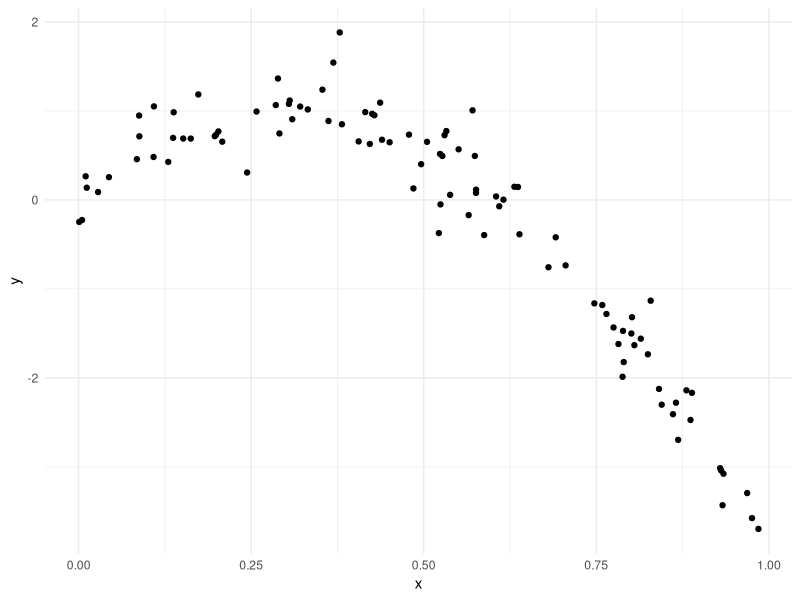
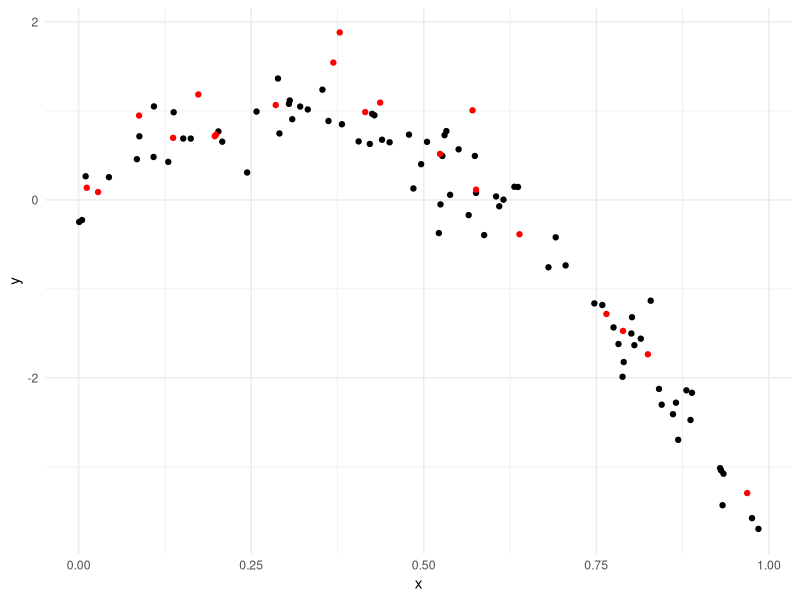
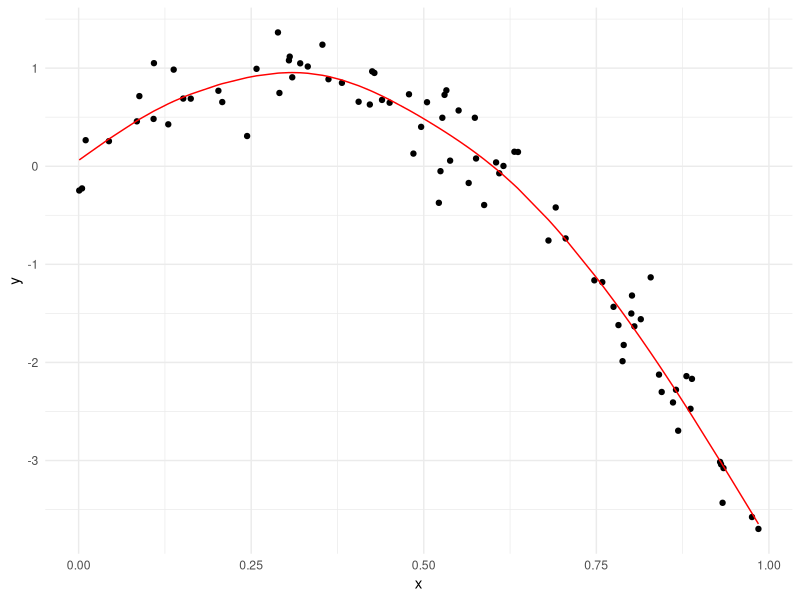
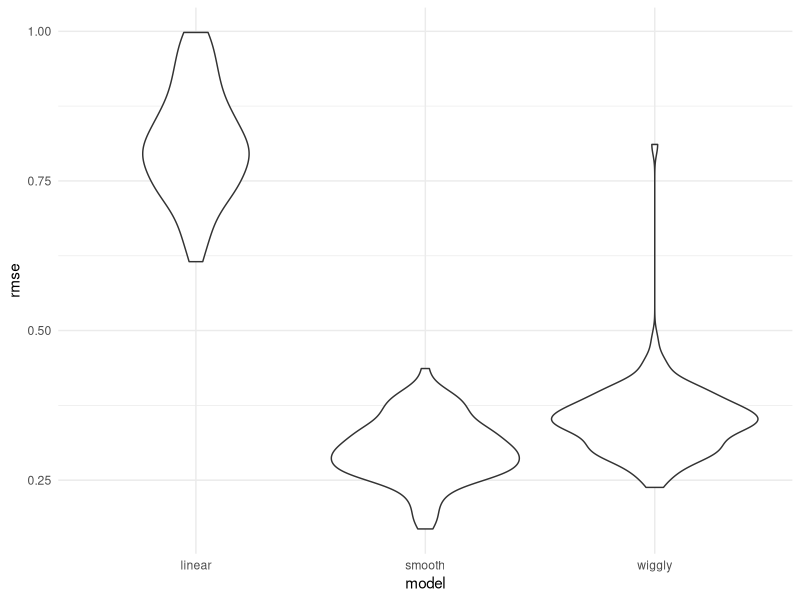

Source code (R) for these figures, in order:
## ---- chunk 1
library(tidyverse)
library(mgcv)
library(viridis)
library(modelr)

knitr::opts_chunk$set(
  echo = TRUE,
  warning = FALSE,
  fig.width = 8,
  fig.asp = 6,
  out.width = "90%"
)

theme_set(theme_minimal() + theme(legend.position = "bottom"))

options(
  ggplot2.continuous.colour = "viridis",
  ggplot2.continuous.fill = "viridis"
)

scale_colour_discrete = scale_color_viridis_d
scale_fill_discrete = scale_fill_viridis_d
## ---- chunk 2
nonlin_df = 
  tibble(
    id = 1:100,
    x = runif(100, 0, 1),
    y = 1 - 10 * (x - .3) ^ 2 + rnorm(100, 0, .3)
  )

nonlin_df %>% 
  ggplot(aes(x = x, y = y)) + 
  geom_point()
## ---- chunk 3
train_df = sample_n(nonlin_df, 80)
test_df = anti_join(nonlin_df, train_df, by = "id")
## ---- chunk 4
train_df %>%
  ggplot(aes(x = x, y = y)) + 
  geom_point() +
  geom_point(data = test_df, color = "red")
## ---- chunk 5
linear_mod = lm(y ~ x, data = train_df)
smooth_mod = mgcv::gam(y ~ s(x), data = train_df)
wiggly_mod = mgcv::gam(y ~ s(x, k = 30), sp = 10e-6, data = train_df)
## ---- chunk 6
train_df %>%
  add_predictions(smooth_mod) %>%
  ggplot(aes(x = x, y = y)) +
  geom_point() + 
  geom_line(aes(y = pred), color = "red")
## ---- chunk 7
rmse(linear_mod, test_df)
rmse(smooth_mod, test_df)
rmse(wiggly_mod, test_df)
## ---- chunk 8
cross_valid_df = 
  crossv_mc(nonlin_df, 100) %>%
  mutate(
    train = map(train, as_tibble),
    test = map(test, as_tibble)
  ) %>%
  mutate(
    linear_mod = map(.x = train, ~lm(y ~ x, data = .x)),
    smooth_mod = map(.x = train, ~gam(y ~ s(x), data = .x)),
    wiggly_mod = map(.x = train, ~gam(y ~ s(x, k = 30), sp = 10e-6, data = .x))
  ) %>%
  mutate(
    rmse_linear = map2_dbl(.x = linear_mod, .y = test, ~rmse(model = .x, data = .y)),
    rmse_smooth = map2_dbl(.x = smooth_mod, .y = test, ~rmse(model = .x, data = .y)),
    rmse_wiggly = map2_dbl(.x = wiggly_mod, .y = test, ~rmse(model = .x, data = .y))
  )
## ---- chunk 9
cross_valid_df %>%
  select(starts_with("rmse")) %>%
  pivot_longer(
    everything(),
    names_to = "model",
    values_to = "rmse",
    names_prefix = "rmse_"
  ) %>%
  ggplot(aes(x = model, y = rmse)) + 
  geom_violin()
## ---- chunk 10
cross_valid_df %>%
  select(starts_with("rmse")) %>%
  pivot_longer(
    everything(),
    names_to = "model",
    values_to = "rmse",
    names_prefix = "rmse_"
  ) %>%
  group_by(model) %>%
  summarize(avg_rmse = mean(rmse))
